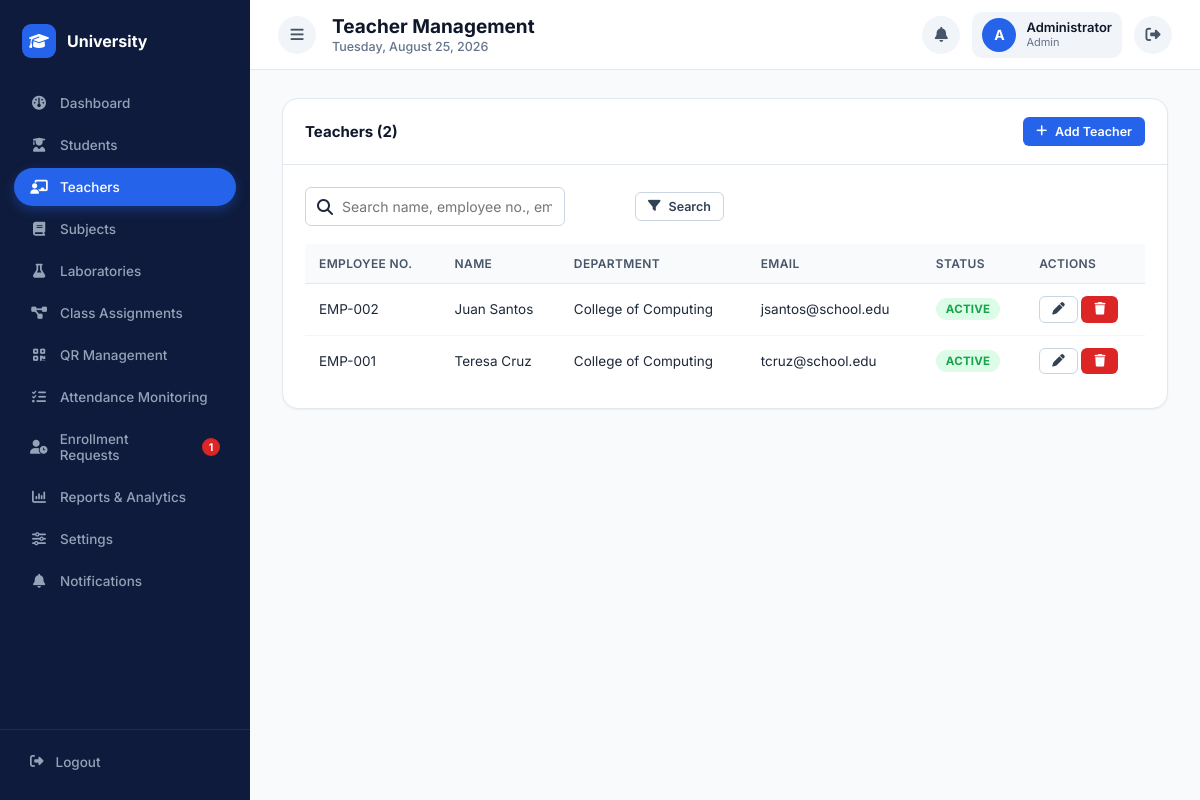
Screenshot of /admin/teachers.php (signed in) with the database file from the repository.
### tables this page shows
CREATE TABLE teachers (
    teacher_id INT AUTO_INCREMENT PRIMARY KEY,
    user_id INT NOT NULL,
    employee_number VARCHAR(30) NOT NULL UNIQUE,
    full_name VARCHAR(150) NOT NULL,
    department VARCHAR(100),
    contact_number VARCHAR(20),
    photo VARCHAR(255) DEFAULT NULL,
    created_at TIMESTAMP DEFAULT CURRENT_TIMESTAMP,
    FOREIGN KEY (user_id) REFERENCES users(user_id) ON DELETE CASCADE
);

CREATE TABLE users (
    user_id INT AUTO_INCREMENT PRIMARY KEY,
    username VARCHAR(50) NOT NULL UNIQUE,
    password VARCHAR(255) NOT NULL,           
    role ENUM('admin','teacher','student') NOT NULL,
    email VARCHAR(100) NOT NULL UNIQUE,
    status ENUM('active','inactive') NOT NULL DEFAULT 'active',
    created_at TIMESTAMP DEFAULT CURRENT_TIMESTAMP,
    updated_at TIMESTAMP DEFAULT CURRENT_TIMESTAMP ON UPDATE CURRENT_TIMESTAMP,
    INDEX idx_role (role)
);

### includes/functions.php (called while the page is built, shortened)
<?php
function e($value) {
    return htmlspecialchars($value ?? '', ENT_QUOTES, 'UTF-8');
}
function clean($value) {
    return trim(strip_tags($value ?? ''));
}
function paginate($totalRows, $perPage = 10) {
    $page = isset($_GET['page']) ? max(1, (int) $_GET['page']) : 1;
    $totalPages = max(1, (int) ceil($totalRows / $perPage));
    $page = min($page, $totalPages);
    $offset = ($page - 1) * $perPage;
    return ['offset' => $offset, 'limit' => $perPage, 'page' => $page, 'totalPages' => $totalPages];
}

### admin/teachers.php (the view, shortened to what this page needs)
<?php
require_once __DIR__ . '/../includes/auth.php';
$search = clean($_GET['search'] ?? '');
$where = ''; $params = [];
$countStmt = $pdo->prepare("SELECT COUNT(*) FROM teachers t JOIN users u ON u.user_id = t.user_id $where");
$countStmt->execute($params);
$totalRows = (int) $countStmt->fetchColumn();
$p = paginate($totalRows, 10);
$stmt = $pdo->prepare("
    SELECT t.*, u.username, u.email, u.status
    FROM teachers t JOIN users u ON u.user_id = t.user_id
    $where ORDER BY t.full_name ASC LIMIT {$p['limit']} OFFSET {$p['offset']}
");
$stmt->execute($params);
$teachers = $stmt->fetchAll();
require_once __DIR__ . '/../includes/header.php';
?>
<div class="card">
    <div class="card-header">
        <h3>Teachers (<?php echo $totalRows; ?>)</h3>
        <button class="btn btn-primary btn-sm" onclick="openAddModal()"><i class="fa-solid fa-plus"></i> Add Teacher</button>
    </div>
    <div class="card-body">
        <form method="GET" class="toolbar">
            <div class="search-box">
                <i class="fa-solid fa-magnifying-glass"></i>
                <input type="text" class="form-control" name="search" placeholder="Search name, employee no., email..." value="<?php echo e($search); ?>">
            </div>
            <button class="btn btn-outline btn-sm" type="submit"><i class="fa-solid fa-filter"></i> Search</button>
        </form>
        <div class="table-wrapper">
            <table class="data-table">
                <thead><tr><th>Employee No.</th><th>Name</th><th>Department</th><th>Email</th><th>Status</th><th>Actions</th></tr></thead>
                <tbody>
                <?php if (empty($teachers)): ?>
                    <tr><td colspan="6" class="text-center text-muted">No teachers found.</td></tr>
                <?php else: foreach ($teachers as $t): ?>
                    <tr>
                        <td><?php echo e($t['employee_number']); ?></td>
                        <td><?php echo e($t['full_name']); ?></td>
                        <td><?php echo e($t['department']); ?></td>
                        <td><?php echo e($t['email']); ?></td>
                        <td><span class="badge badge-<?php echo $t['status'] === 'active' ? 'active' : 'inactive'; ?>"><?php echo ucfirst($t['status']); ?></span></td>
                        <td>
                            <button class="btn btn-outline btn-sm" onclick='openEditModal(<?php echo json_encode($t); ?>)'><i class="fa-solid fa-pen"></i></button>
                            <button class="btn btn-danger btn-sm" onclick="deleteTeacher(<?php echo $t['teacher_id']; ?>)"><i class="fa-solid fa-trash"></i></button>
                        </td>
                    </tr>
                <?php endforeach; endif; ?>
                </tbody>
            </table>
        </div>
    </div>
</div>
<?php require_once __DIR__ . '/../includes/footer.php'; ?>

### assets/css/style.css (style rules this page uses)
:root { --indigo-900:#0f1b3c; --indigo-700:#16224a; --indigo-600:#2563eb; --indigo-500:#3b82f6; --indigo-100:#dbeafe; --indigo-50:#eff6ff; --slate-900:#0f172a; --slate-800:#1e293b; --slate-700:#334155; --slate-600:#475569; --slate-500:#64748b; --slate-300:#cbd5e1; --slate-200:#e2e8f0; --slate-100:#f1f5f9; --slate-50:#f8fafc; --green-600:#16a34a; --green-100:#dcfce7; --amber-600:#d97706; --amber-100:#fef3c7; --red-600:#dc2626; --red-100:#fee2e2; --radius-sm:6px; --radius-md:10px; --radius-lg:16px; --shadow-sm:0 1px 2px rgba(15,23,42,.06); --shadow-md:0 4px 14px rgba(15,23,42,.08); --shadow-lg:0 12px 32px rgba(15,23,42,.14); --sidebar-w:250px; }
*,*::before,*::after { box-sizing:border-box }
html,body { height:100% }
body { margin:0; font-family:'Inter',-apple-system,BlinkMacSystemFont,'Segoe UI',Arial,sans-serif; background:var(--slate-50); color:var(--slate-800); -webkit-font-smoothing:antialiased; }
button { font-family:inherit }
.card { background:#fff;border-radius:var(--radius-lg);border:1px solid var(--slate-200);box-shadow:var(--shadow-sm) }
.card-header { display:flex;align-items:center;justify-content:space-between;padding:18px 22px;border-bottom:1px solid var(--slate-200) }
.card-header h3 { margin:0;font-size:15px;font-weight:700;color:var(--slate-900) }
.card-body { padding:22px }
.btn { display:inline-flex;align-items:center;justify-content:center;gap:8px; padding:10px 18px;border-radius:var(--radius-sm);font-size:14px;font-weight:600; border:1px solid transparent;cursor:pointer;transition:all .15s; }
.btn-primary { background:var(--indigo-600);color:#fff }
.btn-danger { background:var(--red-600);color:#fff }
.btn-outline { background:#fff;border-color:var(--slate-300);color:var(--slate-700) }
.btn-sm { padding:6px 12px;font-size:12.5px }
.form-control { width:100%;padding:10px 12px;border:1px solid var(--slate-300);border-radius:var(--radius-sm); font-size:14px;font-family:inherit;color:var(--slate-900);background:#fff; }
.table-wrapper { overflow-x:auto }
table.data-table { width:100%;border-collapse:collapse;font-size:13.5px }
.data-table thead th { text-align:left;padding:12px 14px;background:var(--slate-50);color:var(--slate-600); font-weight:600;font-size:12px;text-transform:uppercase;letter-spacing:.03em; border-bottom:1px solid var(--slate-200);white-space:nowrap; }
.data-table tbody td { padding:12px 14px;border-bottom:1px solid var(--slate-100);color:var(--slate-800) }
.data-table tbody tr:last-child td { border-bottom:none }
.badge { display:inline-flex;align-items:center;gap:5px;padding:4px 10px;border-radius:20px;font-size:11.5px;font-weight:700;text-transform:uppercase;letter-spacing:.02em }
.badge-active { background:var(--green-100);color:var(--green-600) }
.toolbar { display:flex;flex-wrap:wrap;gap:10px;align-items:center;margin-bottom:18px }
.toolbar .form-control { max-width:260px }
.search-box { position:relative;flex:1;max-width:320px }
.search-box i { position:absolute;left:12px;top:50%;transform:translateY(-50%);color:var(--slate-400) }
.search-box input { padding-left:36px }

### rows the page displays
teachers: employee_number "EMP-002", full_name "Juan Santos", department "College of Computing", user.email "jsantos@school.edu", user.status "ACTIVE"
teachers: employee_number "EMP-001", full_name "Teresa Cruz", department "College of Computing", user.email "tcruz@school.edu", user.status "ACTIVE"

### other values shown
$pendingRequestsCount "1"
$pageTitle "Teacher Management"
substr($_SESSION['full_name'] ?? 'U', 0, 1) "A"
$_SESSION['full_name'] "Administrator"
$_SESSION['role'] "Admin"
$totalRows "2"
